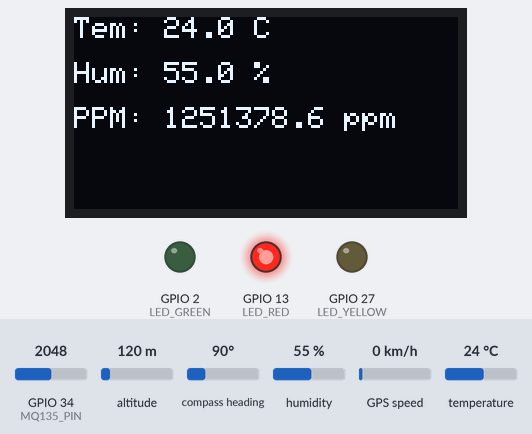
Bench run of a sketch on a simulated ESP32. Shown: 128×64 one-colour display, output pins drawn as LEDs (lit = HIGH). Inputs (shaded band) come from the test bench; at power-on: GPIO 34 (MQ135_PIN) = 2048, humidity 55 %, temperature 24 °C, altitude 120 m, compass heading 90°, GPS speed 0 km/h. Random numbers use the default seed unless the sketch sets one; the GPS gets a fix after 3 s at 37.7749, -122.4194 with 8 satellites; no radio packets arrive unless stated; what the sketch prints to the serial monitor is not drawn.

Above: at 4.3 s.
4.4 s: GPIO 34 (MQ135_PIN) set to 359
At 10.2 s:
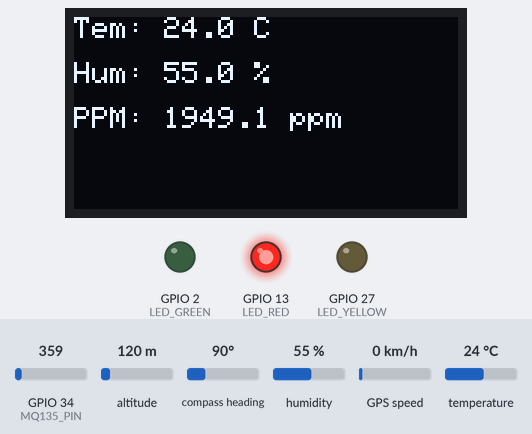
10.5 s: GPIO 34 (MQ135_PIN) set to 308
At 14.8 s:
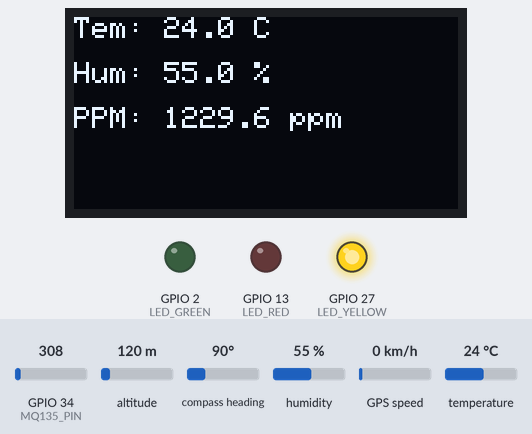
15.7 s: GPIO 34 (MQ135_PIN) set to 3972
At 20.1 s:
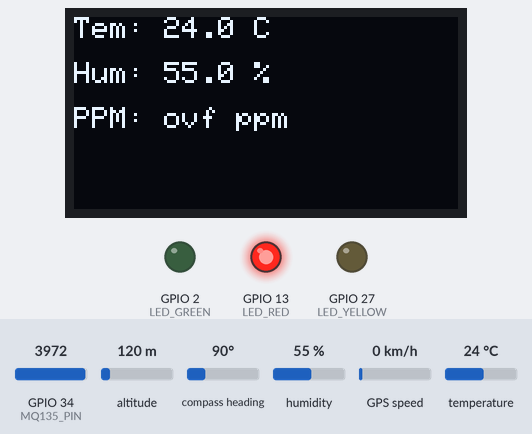
20.8 s: GPIO 34 (MQ135_PIN) set to 122
At 25.3 s:
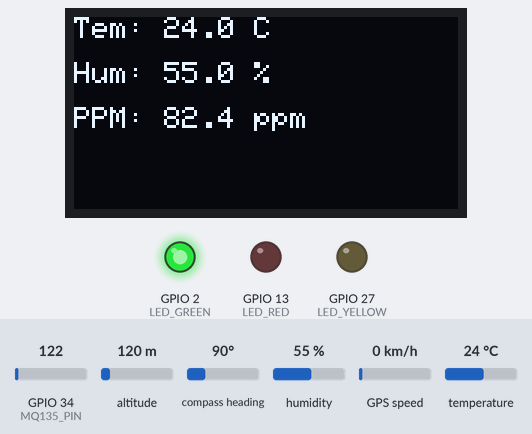
26.5 s: humidity set to 22 %
At 32.1 s:
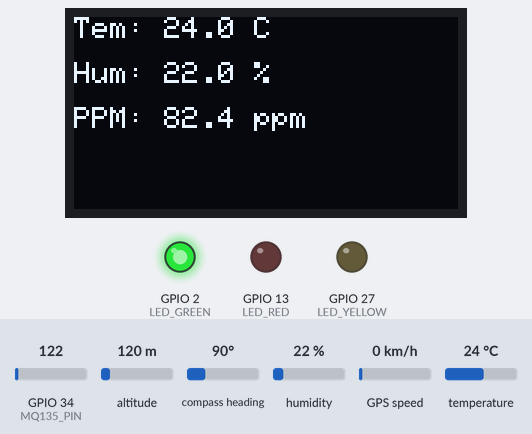
32.4 s: temperature set to 12 °C
At 37.5 s:
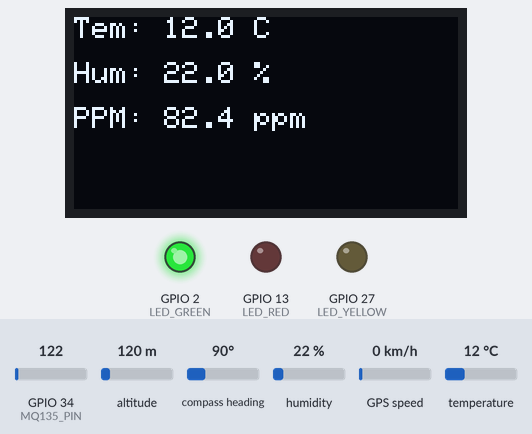
Timing chart, 0 to 38.7 s (numbered marks = the images above; inputs shaded):
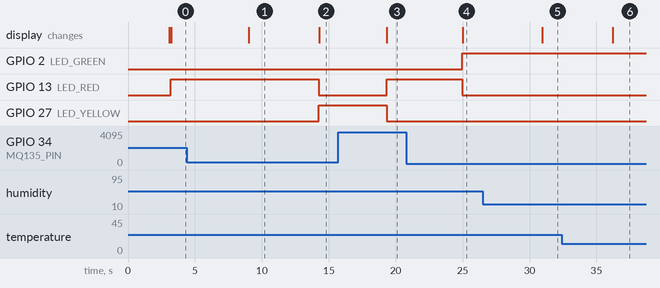

Measured:
- the behaviour switches between 329 and 328 on GPIO 34 (MQ135_PIN) (found by bisection; images 1 and 2)
- after the input at 4.4 s, the display: changes after 4.6 s (image 1)
- after the input at 10.5 s, GPIO 13 (LED_RED): HIGH → LOW after 3.7 s; GPIO 27 (LED_YELLOW): LOW → HIGH after 3.7 s; the display: changes after 3.8 s (image 2)
- after the input at 15.7 s, GPIO 13 (LED_RED): LOW → HIGH after 3.6 s; GPIO 27 (LED_YELLOW): HIGH → LOW after 3.6 s; the display: changes after 3.6 s (image 3)
- after the input at 20.8 s, GPIO 2 (LED_GREEN): LOW → HIGH after 4.2 s; GPIO 13 (LED_RED): HIGH → LOW after 4.2 s; the display: changes after 4.2 s (image 4)
- after the input at 26.5 s, the display: changes after 4.4 s (image 5)
- after the input at 32.4 s, the display: changes after 3.8 s (image 6)

The sketch:

node2mq135_hieuchinh.ino
```cpp
#include <SPI.h>
#include <Wire.h>
#include <LoRa.h>
#include <DHT.h>
#include <Adafruit_GFX.h>
#include <Adafruit_SSD1306.h>
#include <TinyGPSPlus.h>


#define OLED_SDA 32
#define OLED_SCL 33
// GPS
#define GPS_RX 21
#define GPS_TX 22
TinyGPSPlus gps;
HardwareSerial GPS_Serial(2);
double latitude = 0.0;
double longitude = 0.0;
bool gpsValid = false;

#define DHTPIN 4
#define DHTTYPE DHT22
#define MQ135_PIN 34
#define LED_GREEN 2
#define LED_YELLOW 27
#define LED_RED 13
#define LORA_SS 5
#define LORA_RST 16
#define LORA_DIO0 17
#define SCREEN_WIDTH 128
#define SCREEN_HEIGHT 64

const float R4 = 10000, R5 = 20000, RL = 10000, VCC = 5.0;
const float R0 = 291281.84;

DHT dht(DHTPIN, DHTTYPE);
Adafruit_SSD1306 display(SCREEN_WIDTH, SCREEN_HEIGHT, &Wire, -1);

// Khai báo mức ngưỡng để cảnh báo
#define tem_MAX 35.0
#define hum_MAX 80.0
#define ppm_good 950.0      // ppm < 950 => tốt , 950 <= ppm <= 1500 => cảnh báo, >= 1500 => không khí xấu
#define ppm_warn 1500.0

float temperature;
float humidity;
float ppm;

const char* GROUP_ID = "nhom_ba";
int nodeID = 2;
String packet;

void initGPIO(){
  pinMode(LED_GREEN, OUTPUT);
  pinMode(LED_YELLOW, OUTPUT);
  pinMode(LED_RED, OUTPUT);

  digitalWrite(LED_GREEN, LOW);
  digitalWrite(LED_YELLOW, LOW);
  digitalWrite(LED_RED, LOW);

}

void initOLED(){
  if(!display.begin(SSD1306_SWITCHCAPVCC, 0x3C)){
    Serial.println("Ket noi OLED that bai");
    while(1);
  }
  display.clearDisplay();
  display.setTextSize(1);
  display.setTextColor(SSD1306_WHITE);
  display.setCursor(0, 0);
  display.println("SYSTEM STARTING...");
  display.display();
  delay(3000);
  display.clearDisplay();
  display.display();
}

void initLoRa(){
  SPI.begin(18, 19, 23, 5);
  LoRa.setPins(LORA_SS, LORA_RST, LORA_DIO0);
  if(!LoRa.begin(433E6)){
    Serial.println("Khoi dong lora node1 that bai");
    while(1);
  }
  Serial.println("LoRa node2 da khoi dong");
}

void readDHT(){
  temperature = dht.readTemperature();
  humidity = dht.readHumidity();
  if(isnan(temperature) || isnan(humidity)){
    Serial.println("Cam bien DHT loi");
    return;
  }
  Serial.print("Nhiet do: ");
  Serial.print(temperature);
  Serial.println(" C");
  Serial.print("Do am: ");
  Serial.print(humidity);
  Serial.println(" %");
}

// ĐÃ THAY THẾ TOÀN BỘ CODE MQ135 CŨ BẰNG ĐOẠN NÀY
void readMQ135(){
  uint32_t s = 0;
  for (int i = 0; i < 32; i++) { s += analogReadMilliVolts(MQ135_PIN); delay(2); }
  float vao = s / 32000.0 * (R4 + R5) / R5;
  if (vao < 0.01 || vao >= VCC) return;
  float rs = RL * (VCC - vao) / vao;
  ppm = 116.6020682 * pow(rs / R0, -2.769034857);
  Serial.print("PPM: "); Serial.println(ppm, 1);
}

void updateAlarm(){
  bool temAlarm = (temperature > tem_MAX);
  bool humAlarm = (humidity > hum_MAX);

  if (ppm < ppm_good){
    digitalWrite(LED_GREEN, HIGH);
    digitalWrite(LED_YELLOW, LOW);
    digitalWrite(LED_RED, LOW);
  }
  else if (ppm < ppm_warn){
    digitalWrite(LED_GREEN, LOW);
    digitalWrite(LED_YELLOW, HIGH);
    digitalWrite(LED_RED, LOW);
  }
  else {
    digitalWrite(LED_GREEN, LOW);
    digitalWrite(LED_YELLOW, LOW);
    digitalWrite(LED_RED, HIGH);
  }


}

void displayOLED(){
   display.clearDisplay();
   display.setTextSize(1);
   display.setTextColor(SSD1306_WHITE);

   display.setCursor(0, 0);
   display.print("Tem: ");
   display.print(temperature, 1);
   display.print(" C");

   display.setCursor(0, 15);
   display.print("Hum: ");
   display.print(humidity, 1);
   display.print(" %");

   display.setCursor(0, 30);
   display.print("PPM: ");
   display.print(ppm, 1);
   display.print(" ppm");

   display.display();
}

void createPacket() {
  packet = String(GROUP_ID) + "," +
           String(nodeID) + "," +
           String(temperature, 1) + "," +
           String(humidity, 1) + "," +
           String(ppm, 0) + "," +
           String(latitude, 6) + "," +
           String(longitude, 6) + "," +
           String(gpsValid ? 1 : 0);
}

void sendLoRa(){
  LoRa.beginPacket();
  LoRa.print(packet);
  LoRa.endPacket();
}

void initGPS() {
  GPS_Serial.setRxBufferSize(1024);
  GPS_Serial.begin(9600, SERIAL_8N1, GPS_RX, GPS_TX);
  Serial.println("GPS2 da khoi dong");
}

void readGPS() {
  while (GPS_Serial.available() > 0) {
    char c = GPS_Serial.read();
    gps.encode(c);
  }

  static unsigned long lastReport = 0;
  if (millis() - lastReport >= 2000) {
    lastReport = millis();

    Serial.print("GPS bytes: ");
    Serial.println(gps.charsProcessed());

    Serial.print("GPS sentences with fix: ");
    Serial.println(gps.sentencesWithFix());

    Serial.print("GPS age (ms): ");
    Serial.println(gps.location.age());

    if (gps.location.isValid()) {
      latitude = gps.location.lat();
      longitude = gps.location.lng();
      gpsValid = true;

      Serial.print("Latitude: ");
      Serial.println(latitude, 6);

      Serial.print("Longitude: ");
      Serial.println(longitude, 6);
    } else {
      gpsValid = false;
      Serial.println("GPS chua co vi tri hop le");
    }
  }
}

void setup(){
  Serial.begin(115200);
  Wire.begin(OLED_SDA, OLED_SCL);
  initGPIO();
  analogSetPinAttenuation(MQ135_PIN, ADC_0db);
  initOLED();
  dht.begin();
  initLoRa();
  initGPS();
  Serial.println("He thong san sang!");
}

void loop() {
  // Đọc GPS liên tục, không chờ delay
  readGPS();

  // Cứ mỗi 5 giây mới đọc cảm biến và gửi LoRa
  static unsigned long lastSend = 0, interval = nodeID * 1500;

  if (millis() - lastSend >= interval) {
    lastSend = millis();
    interval = 5000 + random(0, 1000);

    readDHT();
    readMQ135();
    updateAlarm();
    displayOLED();

    createPacket();
    sendLoRa();

    Serial.print("Packet LoRa: ");
    Serial.println(packet);
  }
}
```
